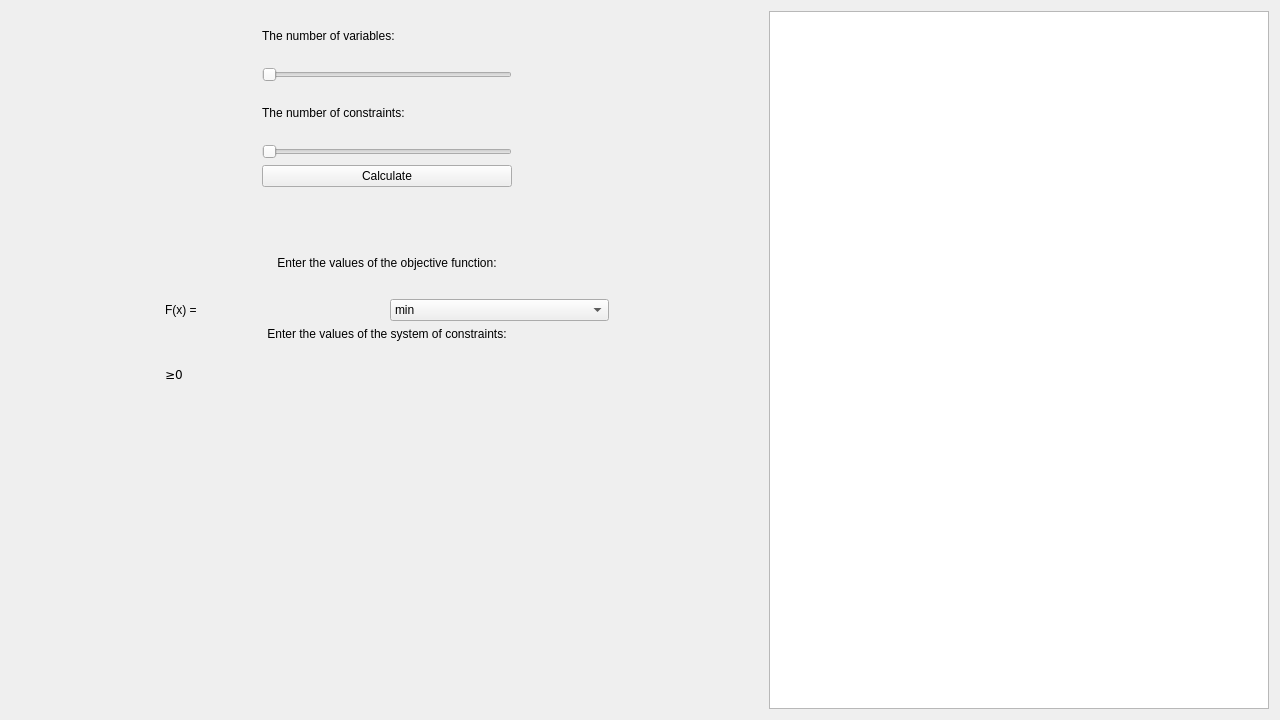
<?xml version="1.0" encoding="UTF-8"?>
<ui version="4.0">
 <class>LPInput</class>
 <widget class="QWidget" name="LPInput">
  <property name="geometry">
   <rect>
    <x>0</x>
    <y>0</y>
    <width>1280</width>
    <height>720</height>
   </rect>
  </property>
  <property name="sizePolicy">
   <sizepolicy hsizetype="Fixed" vsizetype="Fixed">
    <horstretch>0</horstretch>
    <verstretch>0</verstretch>
   </sizepolicy>
  </property>
  <property name="minimumSize">
   <size>
    <width>0</width>
    <height>0</height>
   </size>
  </property>
  <property name="maximumSize">
   <size>
    <width>16777215</width>
    <height>16777215</height>
   </size>
  </property>
  <property name="windowTitle">
   <string>LPInput</string>
  </property>
  <layout class="QGridLayout" name="gridLayout" rowstretch="1,3" columnstretch="1,3,1,0,0,0,0">
   <item row="0" column="6" rowspan="2">
    <widget class="QTextEdit" name="textEdit">
     <property name="sizePolicy">
      <sizepolicy hsizetype="Fixed" vsizetype="Expanding">
       <horstretch>0</horstretch>
       <verstretch>0</verstretch>
      </sizepolicy>
     </property>
     <property name="minimumSize">
      <size>
       <width>500</width>
       <height>0</height>
      </size>
     </property>
     <property name="readOnly">
      <bool>true</bool>
     </property>
    </widget>
   </item>
   <item row="1" column="2">
    <spacer name="horizontalSpacer_4">
     <property name="orientation">
      <enum>Qt::Horizontal</enum>
     </property>
     <property name="sizeHint" stdset="0">
      <size>
       <width>40</width>
       <height>20</height>
      </size>
     </property>
    </spacer>
   </item>
   <item row="1" column="0">
    <spacer name="horizontalSpacer_3">
     <property name="orientation">
      <enum>Qt::Horizontal</enum>
     </property>
     <property name="sizeHint" stdset="0">
      <size>
       <width>40</width>
       <height>20</height>
      </size>
     </property>
    </spacer>
   </item>
   <item row="1" column="1">
    <layout class="QVBoxLayout" name="varLayout" stretch="0,1,1,0,1,5">
     <item>
      <spacer name="verticalSpacer">
       <property name="orientation">
        <enum>Qt::Vertical</enum>
       </property>
       <property name="sizeHint" stdset="0">
        <size>
         <width>20</width>
         <height>40</height>
        </size>
       </property>
      </spacer>
     </item>
     <item>
      <widget class="QLabel" name="label_15">
       <property name="text">
        <string>Enter the values of the objective function:</string>
       </property>
       <property name="alignment">
        <set>Qt::AlignCenter</set>
       </property>
      </widget>
     </item>
     <item>
      <layout class="QHBoxLayout" name="objectiveFunction">
       <item>
        <widget class="QLabel" name="label_13">
         <property name="text">
          <string>F(x) =</string>
         </property>
        </widget>
       </item>
       <item>
        <widget class="QComboBox" name="minimizationBox">
         <item>
          <property name="text">
           <string>min</string>
          </property>
         </item>
         <item>
          <property name="text">
           <string>max</string>
          </property>
         </item>
        </widget>
       </item>
      </layout>
     </item>
     <item>
      <widget class="QLabel" name="label_11">
       <property name="text">
        <string>Enter the values of the system of constraints:</string>
       </property>
       <property name="alignment">
        <set>Qt::AlignCenter</set>
       </property>
      </widget>
     </item>
     <item>
      <layout class="QHBoxLayout" name="positiveConstraint">
       <item>
        <widget class="QLabel" name="label_3">
         <property name="text">
          <string>&lt;html&gt;&lt;head/&gt;&lt;body&gt;&lt;pre style=&quot; margin-top:0px; margin-bottom:0px; margin-left:0px; margin-right:0px; -qt-block-indent:0; text-indent:0px; line-height:130.769%;&quot;&gt;&lt;span style=&quot; font-family:'inherit'; color:#000000; background-color:transparent;&quot;&gt;≥0&lt;/span&gt;&lt;/pre&gt;&lt;/body&gt;&lt;/html&gt;</string>
         </property>
         <property name="textFormat">
          <enum>Qt::RichText</enum>
         </property>
        </widget>
       </item>
       <item>
        <spacer name="horizontalSpacer_5">
         <property name="orientation">
          <enum>Qt::Horizontal</enum>
         </property>
         <property name="sizeHint" stdset="0">
          <size>
           <width>40</width>
           <height>20</height>
          </size>
         </property>
        </spacer>
       </item>
      </layout>
     </item>
     <item>
      <spacer name="verticalSpacer_2">
       <property name="orientation">
        <enum>Qt::Vertical</enum>
       </property>
       <property name="sizeHint" stdset="0">
        <size>
         <width>20</width>
         <height>40</height>
        </size>
       </property>
      </spacer>
     </item>
    </layout>
   </item>
   <item row="0" column="0" colspan="3">
    <layout class="QGridLayout" name="gridLayout_2" columnstretch="0,0,0">
     <item row="1" column="1">
      <widget class="QSlider" name="variablesNumber">
       <property name="sizePolicy">
        <sizepolicy hsizetype="Fixed" vsizetype="Fixed">
         <horstretch>0</horstretch>
         <verstretch>0</verstretch>
        </sizepolicy>
       </property>
       <property name="minimumSize">
        <size>
         <width>250</width>
         <height>0</height>
        </size>
       </property>
       <property name="minimum">
        <number>2</number>
       </property>
       <property name="maximum">
        <number>8</number>
       </property>
       <property name="orientation">
        <enum>Qt::Horizontal</enum>
       </property>
      </widget>
     </item>
     <item row="0" column="0">
      <spacer name="horizontalSpacer">
       <property name="orientation">
        <enum>Qt::Horizontal</enum>
       </property>
       <property name="sizeHint" stdset="0">
        <size>
         <width>40</width>
         <height>20</height>
        </size>
       </property>
      </spacer>
     </item>
     <item row="0" column="2">
      <spacer name="horizontalSpacer_2">
       <property name="orientation">
        <enum>Qt::Horizontal</enum>
       </property>
       <property name="sizeHint" stdset="0">
        <size>
         <width>40</width>
         <height>20</height>
        </size>
       </property>
      </spacer>
     </item>
     <item row="3" column="1">
      <widget class="QSlider" name="constraintsNumber">
       <property name="sizePolicy">
        <sizepolicy hsizetype="Fixed" vsizetype="Fixed">
         <horstretch>0</horstretch>
         <verstretch>0</verstretch>
        </sizepolicy>
       </property>
       <property name="minimumSize">
        <size>
         <width>250</width>
         <height>0</height>
        </size>
       </property>
       <property name="minimum">
        <number>2</number>
       </property>
       <property name="maximum">
        <number>8</number>
       </property>
       <property name="orientation">
        <enum>Qt::Horizontal</enum>
       </property>
      </widget>
     </item>
     <item row="2" column="1">
      <widget class="QLabel" name="label">
       <property name="sizePolicy">
        <sizepolicy hsizetype="Fixed" vsizetype="Fixed">
         <horstretch>0</horstretch>
         <verstretch>0</verstretch>
        </sizepolicy>
       </property>
       <property name="minimumSize">
        <size>
         <width>200</width>
         <height>50</height>
        </size>
       </property>
       <property name="text">
        <string>The number of constraints:</string>
       </property>
      </widget>
     </item>
     <item row="0" column="1">
      <widget class="QLabel" name="label_2">
       <property name="sizePolicy">
        <sizepolicy hsizetype="Fixed" vsizetype="Fixed">
         <horstretch>0</horstretch>
         <verstretch>0</verstretch>
        </sizepolicy>
       </property>
       <property name="minimumSize">
        <size>
         <width>200</width>
         <height>50</height>
        </size>
       </property>
       <property name="text">
        <string>The number of variables:</string>
       </property>
      </widget>
     </item>
     <item row="4" column="1">
      <widget class="QPushButton" name="calcButton">
       <property name="sizePolicy">
        <sizepolicy hsizetype="Fixed" vsizetype="Fixed">
         <horstretch>0</horstretch>
         <verstretch>0</verstretch>
        </sizepolicy>
       </property>
       <property name="minimumSize">
        <size>
         <width>250</width>
         <height>0</height>
        </size>
       </property>
       <property name="text">
        <string>Calculate</string>
       </property>
      </widget>
     </item>
    </layout>
   </item>
  </layout>
 </widget>
 <resources/>
 <connections/>
</ui>
